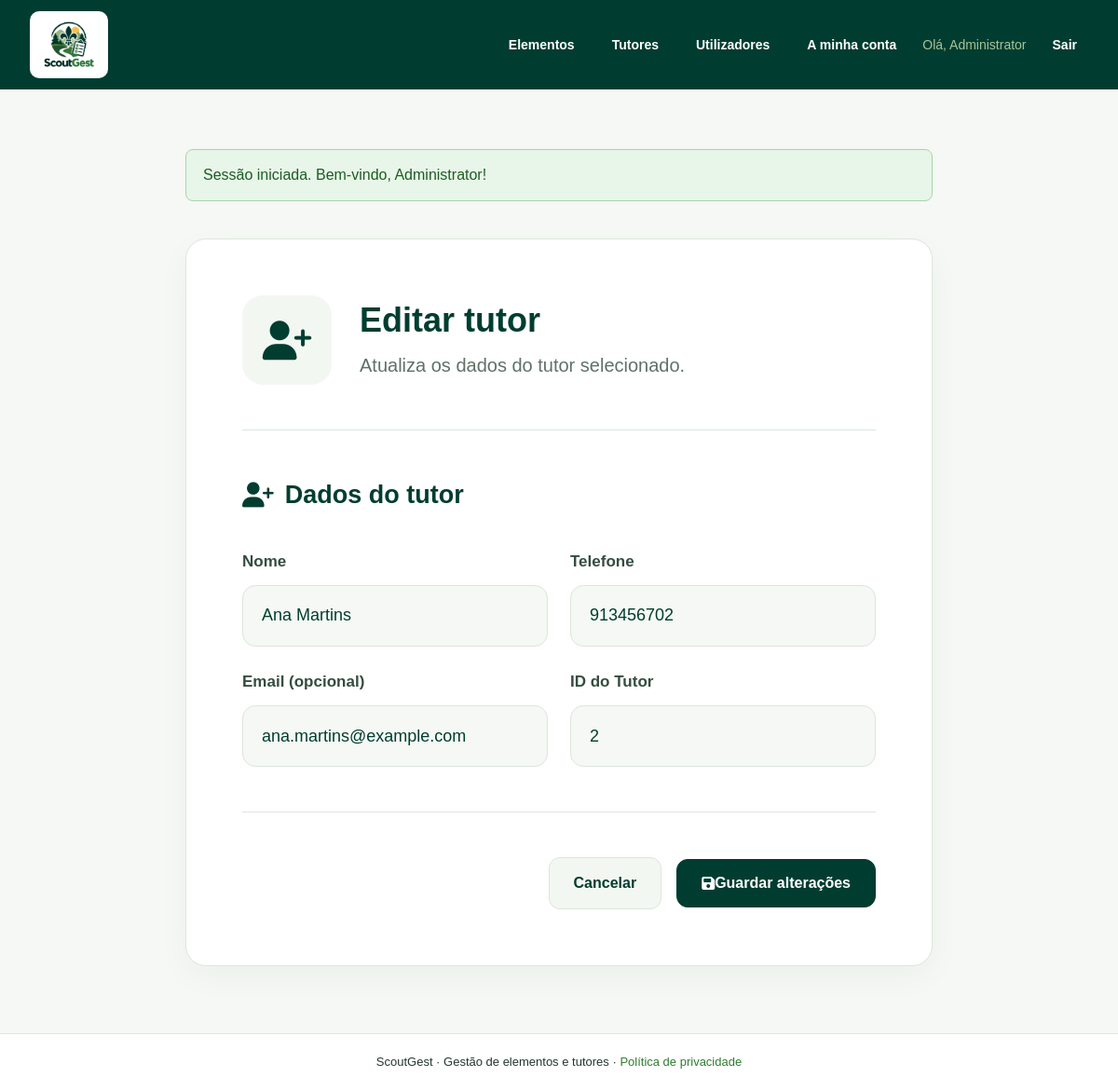
/tutor_form.php?id=2 (signed in), run on the app's committed database.
### tables this page shows
CREATE TABLE tutores (
    id_tutor INT AUTO_INCREMENT PRIMARY KEY,
    nome VARCHAR(120) NOT NULL,
    telefone VARCHAR(20) NOT NULL,
    email VARCHAR(150) NULL UNIQUE
);

### tutor_form.php (the view, shortened to what this page needs)
<?php
require 'includes/inicio.php';
$id = (int) ($_GET['id'] ?? 0);
$erros = [];
$tutor = [
    'nome' => '',
    'telefone' => '',
    'email' => ''
];
if ($_SERVER['REQUEST_METHOD'] === 'POST') {
    if (!csrf_valido()) {
        $erros[] = 'Pedido inválido ou formulário expirado. Atualiza a página.';
    }
    $tutor = [
        'nome' => trim($_POST['nome'] ?? ''),
        'telefone' => trim($_POST['telefone'] ?? ''),
        'email' => trim($_POST['email'] ?? '')
    ];
    if ($tutor['nome'] === '' ||
        mb_strlen($tutor['nome']) > 120) {
        $erros[] = 'O nome é obrigatório e não pode ter mais de 120 caracteres.';
    }
    if ($tutor['telefone'] === '' ||
        mb_strlen($tutor['telefone']) > 20) {
        $erros[] = 'O telefone é obrigatório e não pode ter mais de 20 caracteres.';
    }
    if ($tutor['email'] !== '' &&
        (mb_strlen($tutor['email']) > 150 ||
        !filter_var($tutor['email'], FILTER_VALIDATE_EMAIL))) {
        $erros[] = 'O email não é válido.';
    }
    if (!$erros) {
        try {
            if ($id > 0) {
                $stmt = $pdo->prepare(
                    'UPDATE tutores
                     SET nome = ?, telefone = ?, email = ?
                     WHERE id_tutor = ?'
                );
                $stmt->execute([
                    $tutor['nome'],
                    $tutor['telefone'],
                    $tutor['email'] ?: null,
                    $id
                ]);
                mensagem('sucesso', 'Tutor atualizado.');
            } else {
                $stmt = $pdo->prepare(
                    'INSERT INTO tutores
                     (nome, telefone, email)
                     VALUES (?, ?, ?)'
                );
                $stmt->execute([
                    $tutor['nome'],
                    $tutor['telefone'],
                    $tutor['email'] ?: null
                ]);
                mensagem('sucesso', 'Tutor criado.');
            }
        } catch (PDOException $e) {
            if ($e->getCode() === '23000') {
                $erros[] = 'Este email já está associado a outro tutor.';
            } else {
                throw $e;
            }
        }
        if (!$erros) {
            header('Location: tutores.php');
            exit;
        }
    }
} elseif ($id > 0) {
    $stmt = $pdo->prepare(
        'SELECT id_tutor, nome, telefone, email
         FROM tutores
         WHERE id_tutor = ?'
    );
    $stmt->execute([$id]);
    $tutor = $stmt->fetch(PDO::FETCH_ASSOC);
}
$acao = $id > 0
    ? "tutor_form.php?id=$id"
    : 'tutor_form.php';
$titulo = $id > 0
    ? 'Editar tutor'
    : 'Novo tutor';
$descricao = $id > 0
    ? 'Atualiza os dados do tutor selecionado.'
    : 'Preenche os dados para registar um novo tutor.';
require 'includes/cabecalho.php';
?>
<section class="tutor-form-pagina">
    <div class="tutor-form-cartao">
        <div class="tutor-form-cabecalho">
            <div class="tutor-form-icone">
                <i class="fa-solid fa-user-plus"></i>
            </div>
            <div class="tutor-form-cabecalho-texto">
                <h1><?= htmlspecialchars($titulo, ENT_QUOTES, 'UTF-8') ?></h1>
                <p><?= htmlspecialchars($descricao, ENT_QUOTES, 'UTF-8') ?></p>
            </div>
        </div>
        <div class="tutor-form-separador"></div>
        <form method="post"
              action="<?= htmlspecialchars($acao, ENT_QUOTES, 'UTF-8') ?>"
              id="form-principal"
              class="tutor-form-formulario"
              novalidate>
            <h2 class="tutor-form-titulo-seccao">
                <i class="fa-solid fa-user-plus"></i>
                 Dados do tutor
            </h2>
            <div class="tutor-form-grelha">
                <div class="tutor-form-campo">
                    <label for="nome">Nome</label>
                    <input type="text"
                           id="nome"
                           name="nome"
                           maxlength="120"
                           autocomplete="name"
                           required
                           value="<?= htmlspecialchars($tutor['nome'], ENT_QUOTES, 'UTF-8') ?>"
                           placeholder="Nome completo do tutor">
                </div>
                <div class="tutor-form-campo">
                    <label for="telefone">Telefone</label>
                    <input type="tel"
                           id="telefone"
                           name="telefone"
                           maxlength="20"
                           autocomplete="tel"
                           required
                           value="<?= htmlspecialchars($tutor['telefone'], ENT_QUOTES, 'UTF-8') ?>"
                           placeholder="Número de telefone">
                </div>
                <div class="tutor-form-campo">
                    <label for="email">Email (opcional)</label>
                    <input type="email"
                           id="email"
                           name="email"
                           maxlength="150"
                           autocomplete="email"
                           value="<?= htmlspecialchars($tutor['email'] ?? '', ENT_QUOTES, 'UTF-8') ?>"
                           placeholder="exemplo@email.pt">
                </div>
                <div class="tutor-form-campo">
                    <label for="id_tutor">ID do Tutor</label>
                    <input type="text"
                           id="id_tutor"
                           value="<?= $id > 0
                               ? htmlspecialchars((string) ($tutor['id_tutor'] ?? $id), ENT_QUOTES, 'UTF-8')
                               : 'Atribuído automaticamente' ?>"
                           readonly
                           aria-readonly="true">
                </div>
            </div>
            <div class="tutor-form-separador"></div>
            <div class="tutor-form-acoes">
                <a href="tutores.php"
                   class="tutor-form-cancelar">
                    Cancelar
                </a>
                <button type="submit"
                        class="tutor-form-guardar">
                    <i class="fa-solid fa-floppy-disk"
           aria-hidden="true"></i> Guardar alterações
                </button>
            </div>
        </form>
    </div>
</section>
<?php
require 'includes/rodape.php';
?>

### css/style.css (style rules this page uses)
:root { --sg-forest: #003D30; --sg-dark: #14532D; --sg-primary: #2E7D32; --sg-light: #A8C49A; --sg-field: #4D8B3A; --sg-accent: #FFC247; --sg-white: #FFFFFF; --sg-background: #F5F8F4; --sg-text: #24372D; --sg-border: #DFE8DD; --sg-danger: #9e2c2c; --sg-dangerdark: #570808; }
* { box-sizing: border-box; }
html { min-height: 100%; }
body { margin: 0; min-height: 100vh; display: flex; flex-direction: column; background: var(--sg-background); color: var(--sg-text); font-family: Arial, Helvetica, sans-serif; line-height: 1.6; }
h1 { margin: 0 0 16px; color: var(--sg-forest); font-size: 2rem; line-height: 1.2; }
p { margin: 0 0 20px; }
p:last-child { margin-bottom: 0; }
a { color: var(--sg-primary); }
.tutor-form-pagina { width: 100%; max-width: 1200px; margin: 40px auto; }
.tutor-form-cartao { background: #ffffff; border: 1px solid #dce6db; border-radius: 22px; padding: 60px; box-shadow: 0 12px 35px rgba(0, 61, 48, 0.04); }
.tutor-form-cabecalho { display: flex; align-items: center; gap: 30px; }
.tutor-form-icone { width: 96px; height: 96px; display: flex; align-items: center; justify-content: center; background: #f3f7f2; color: #003d30; border-radius: 22px; flex-shrink: 0; font-size: 42px; color: var(--sg-forest); line-height: 1; }
.tutor-form-cabecalho-texto h1 { margin: 0 0 12px; font-size: clamp(28px, 3vw, 46px); line-height: 1.2; color: #003d30; }
.tutor-form-cabecalho-texto p { margin: 0; color: #607168; font-size: 20px; line-height: 1.5; }
.tutor-form-separador { height: 1px; background: #dce6db; margin: 48px 0; }
.tutor-form-titulo-seccao { display: flex; align-items: center; gap: 12px; margin: 0 0 36px; color: #003d30; font-size: 27px; font-weight: 700; }
.tutor-form-grelha { display: grid; grid-template-columns: repeat(2, minmax(0, 1fr)); gap: 24px; }
.tutor-form-campo { display: flex; flex-direction: column; gap: 12px; min-width: 0; }
.tutor-form-campo label { font-size: 17px; font-weight: 600; color: #344d40; }
.tutor-form-campo input { box-sizing: border-box; width: 100%; min-height: 66px; padding: 16px 20px; border: 1px solid #dce6db; border-radius: 14px; background: #f5f8f4; color: #003d30; font-family: inherit; font-size: 18px; transition: border-color 0.2s, box-shadow 0.2s; }
.tutor-form-campo input::placeholder { color: #87968b; }
.tutor-form-acoes { display: flex; justify-content: flex-end; align-items: center; flex-wrap: wrap; gap: 16px; }
.tutor-form-cancelar, .tutor-form-guardar { display: inline-flex; justify-content: center; align-items: center; box-sizing: border-box; min-height: 52px; padding: 14px 26px; border-radius: 12px; font-family: inherit; font-size: 16px; font-weight: 600; text-decoration: none; cursor: pointer; transition: background 0.2s, transform 0.2s; }
.tutor-form-cancelar { background: #f3f7f2; border: 1px solid #dce6db; color: #003d30; }
.tutor-form-guardar { background: #003d30; border: 1px solid #003d30; color: #ffffff; }

### data on the page
tutores: nome "Ana Martins", telefone "913456702", email "ana.martins@example.com", id_tutor "2"

### other printed values
$_SESSION['nome'] "Administrator"
$texto_mensagem "Sessão iniciada. Bem-vindo, Administrator!"
$titulo "Editar tutor"
$descricao "Atualiza os dados do tutor selecionado."
